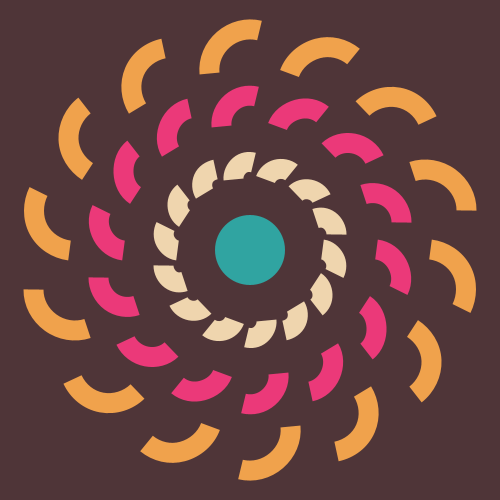
Frame 1 (no input)
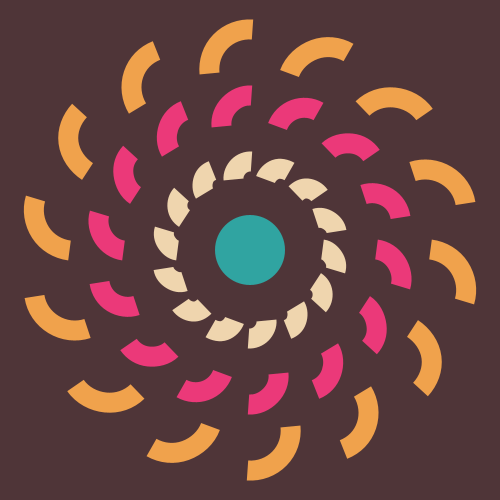
Frame 60 (the mouse pressed at the canvas centre just before this capture)
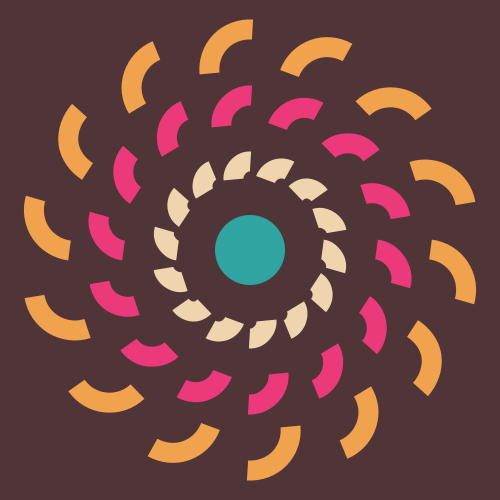
Frame 120 (the mouse held since frame 60 and released just before this capture)

The Processing sketch that drew these frames (run headless with seeded random() and noise(); from frame 60 on, the mouse is pressed at the canvas centre):

// Processing sketch: processing_136767
// ── processing_136767.pde

int num = 14;
float a, dis, radius, theta, endpos;
float[] angle = new float[num];
//PVector[] center = new PVector[num];


void setup() {
  size(500, 500);
  background(255);
  noFill();
  strokeCap(SQUARE);

  radius = 180;
  float sw = 20;

  strokeWeight(sw);

  // calculating the distance between two circles
  float cx = sin(TWO_PI/num)*radius;
  float cy = cos(TWO_PI/num)*radius;
  dis = dist(0, radius, cx, cy)+1.2;

  for (int i=0; i<num; i++) {
    angle[i] = a; 
    a += (TWO_PI/num);
  }
}


void draw() {
  background(#4F3538);
  translate(width/2, height/2);

  for (int i=0; i<num; i++) {

    pushMatrix();
    rotate(angle[i]);
    float x = 0;
    float y = -radius;
    stroke(#F0A24C);
    //endpos = map(sin((theta-angle[i])*2), -1, 1, PI*1.1, TWO_PI);
    endpos = map(sin(theta), -1, 1, PI*1.1, TWO_PI*1.025);
    /*
    if (i%2==0) {
      arc(x, y, dis, dis, 0, PI);
    } 
    else {
      arc(x, y, dis, dis, PI*.97, endpos);
    }
    */
    arc(x, y, dis, dis, PI*.97, endpos);
    stroke(#EB3979);
    arc(x, y*.7, dis*.7, dis*.7, PI*.97, endpos);
    stroke(#EFD5AE);
    arc(x, y*.4, dis*.4, dis*.4, PI*.97, endpos);

    popMatrix();
  }
  
  fill(#30A4A1);
  noStroke();
  ellipse(0,0,70,70);
  noFill();

  theta += 0.0523*2;
}
